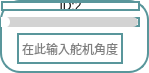
       <widget class="QFrame" name="frame_2">
        <property name="enabled">
         <bool>true</bool>
        </property>
        <property name="layoutDirection">
         <enum>Qt::RightToLeft</enum>
        </property>
        <property name="styleSheet">
         <string notr="true">* {
  background: white; /* 背景改为白色 */
  border: 2px solid #59969b; /* 使用与滑块一致的颜色 */
  border-radius: 20px;
}

</string>
        </property>
        <property name="frameShape">
         <enum>QFrame::StyledPanel</enum>
        </property>
        <property name="frameShadow">
         <enum>QFrame::Raised</enum>
        </property>
        <widget class="QLabel" name="label_id2">
         <property name="geometry">
          <rect>
           <x>1</x>
           <y>1</y>
           <width>139</width>
           <height>10</height>
          </rect>
         </property>
         <property name="minimumSize">
          <size>
           <width>0</width>
           <height>10</height>
          </size>
         </property>
         <property name="maximumSize">
          <size>
           <width>16777215</width>
           <height>10</height>
          </size>
         </property>
         <property name="styleSheet">
          <string notr="true">QLabel{border: none; /* 去掉控件的边框 */}
QLabel{background: none; /* 去掉控件的边框 */}
border: none; </string>
         </property>
         <property name="text">
          <string>ID:2</string>
         </property>
         <property name="alignment">
          <set>Qt::AlignCenter</set>
         </property>
        </widget>
        <widget class="QLineEdit" name="lineEdit_servo2">
         <property name="enabled">
          <bool>true</bool>
         </property>
         <property name="geometry">
          <rect>
           <x>17</x>
           <y>33</y>
           <width>106</width>
           <height>31</height>
          </rect>
         </property>
         <property name="maximumSize">
          <size>
           <width>120</width>
           <height>16777215</height>
          </size>
         </property>
         <property name="layoutDirection">
          <enum>Qt::LeftToRight</enum>
         </property>
         <property name="styleSheet">
          <string notr="true">QLineEdit {
            border-top: none;
            border-left: none;
            border-right: none;
            border-bottom: 1px solid black;
            background-color: transparent;
        }
        
        QLineEdit:focus {
            border-bottom: 1px solid #2a70f4;
        }
border: none; </string>
         </property>
         <property name="alignment">
          <set>Qt::AlignCenter</set>
         </property>
         <property name="placeholderText">
          <string>在此输入舵机角度</string>
         </property>
        </widget>
        <widget class="QSlider" name="Slider_Servo2">
         <property name="geometry">
          <rect>
           <x>1</x>
           <y>17</y>
           <width>139</width>
           <height>10</height>
          </rect>
         </property>
         <property name="maximumSize">
          <size>
           <width>16777215</width>
           <height>10</height>
          </size>
         </property>
         <property name="layoutDirection">
          <enum>Qt::LeftToRight</enum>
         </property>
         <property name="styleSheet">
          <string notr="true">QSlider::groove:horizontal {
    border: none;
    height: 10px;
    background-color: lightgray;
    border-radius: 5px;
}

QSlider::handle:horizontal {
    width: 12px; /* 增大滑块的宽度 */
    margin: -1px 0px -1px -5px;
    border-radius: 6px; /* 也可以调整圆角半径以匹配滑块的大小 */
    background-color: white;
}

QSlider::sub-page:horizontal {
    background-color: qlineargradient(x1:0, y1:0, x2:1, y2:1, stop:0 #59969b, stop:1 #04e7fa);
    border-radius: 5px;
}
</string>
         </property>
         <property name="minimum">
          <number>0</number>
         </property>
         <property name="maximum">
          <number>240</number>
         </property>
         <property name="orientation">
          <enum>Qt::Horizontal</enum>
         </property>
         <property name="invertedAppearance">
          <bool>false</bool>
         </property>
         <property name="tickPosition">
          <enum>QSlider::NoTicks</enum>
         </property>
         <property name="tickInterval">
          <number>1</number>
         </property>
        </widget>
       </widget>
